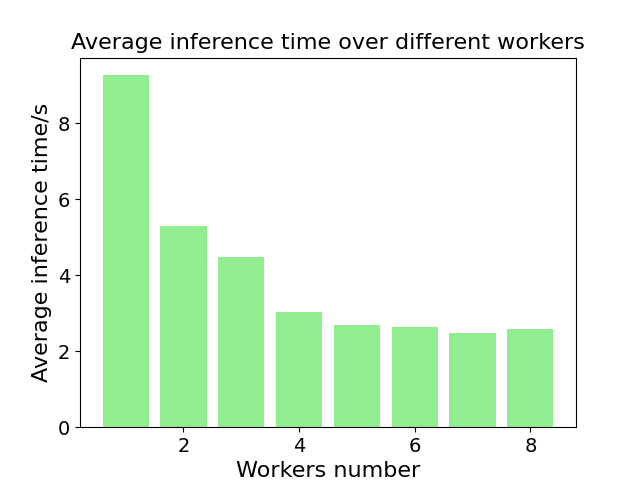

Write Python code to recreate this figure.
import matplotlib.pyplot as plt

# 数据
workers_num = list(range(1, 9))
average_inference = [9.26, 5.28, 4.48, 3.04, 2.68, 2.64, 2.48, 2.58]

# 绘制条形图
plt.bar(workers_num, average_inference, color='lightgreen')

# 添加标题和标签
plt.title('Average inference time over different workers', fontsize=16)
plt.xlabel('Workers number', fontsize=16)
plt.ylabel('Average inference time/s', fontsize=16)
plt.tick_params(axis='both', labelsize=14)

# 显示图形
plt.savefig('pipeline_different_workers.png')
